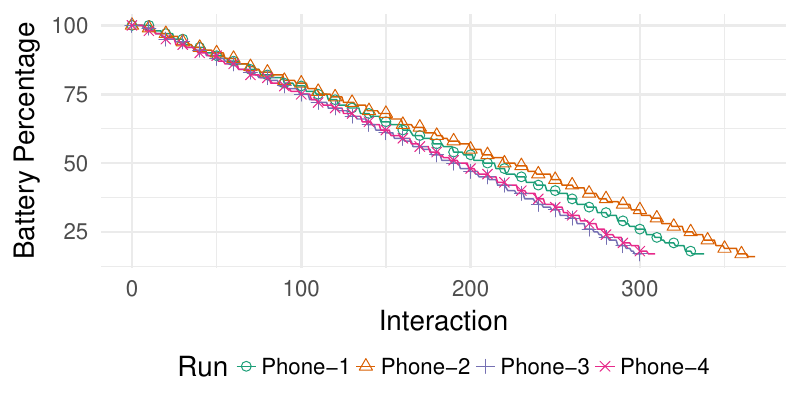

The R source for this figure:
# Unlike stoke.rb (please read top of file) I am not sure yet how to best organize plotting.
# It probably should all be contained in one file, stoke.R, and follow similar conventions
# as stoke.rb, but let's leave it seperate until we know more.  
#
# To run the script...
#
# Rscript convergence.R dat/convergence.dat 5 pdf/output.pdf
#
# where convergence.dat is generated from stoke.rb.

library(ggplot2)
library(grid)
library(dplyr)
library(lubridate)
library(RColorBrewer)
library(reshape2)

options <- commandArgs(trailingOnly = TRUE)
if (length(options) < 2) {
  print("Usage drain.R: [DRAIN DAT FILE] [OUTPUT PDF PATH] [IDEAL]")
  quit()
}

path  <- options[1]
outputpdf <- options[2]
#quality   <- as.numeric(options[3])

df <- read.table(paste(path, "drain.dat", sep="/"),sep="\t", head=T)
#df3 <- read.table(paste(path, "total-drain.dat", sep="/"), sep="\t", head=T)

pal <- brewer.pal(n=8,name="Dark2")
#colors <- c(pal[1],pal[2],pal[7],pal[8])

names=c("drain-1", "drain-2", "drain-3", "drain-4")
labels=c("Phone-1", "Phone-2", "Phone-3", "Phone-4")

df$name <- factor(df$name, levels=names)
#df3$name <- factor(df3$name, levels=names)

plot1 <- 
  ggplot(data=df, aes(x=interaction,y=drain,color=name,shape=name)) +
  geom_line() +
  geom_point(data=subset(df, interaction %% 10 == 0),size=3) +
  scale_colour_manual(name="Run",breaks=names,labels=labels,values=pal) +
  scale_shape_manual(name="Run",breaks=names,labels=labels,values=c(1,2,3,4)) +
  xlab("Interaction") +
  ylab("Battery Percentage") +
  theme_minimal(base_size=20) +
  theme(legend.position="bottom")

pdf(paste(outputpdf,"drain.pdf",sep="/"),height=4,width=8)
#
print(plot1)

#plot <- 
#  ggplot() +
#  geom_bar(data=df3, aes(x=name,y=joules,fill=name), stat="identity") + 
  #scale_y_continuous(labels=comma) +
#  scale_x_discrete(name="Run",
#                   breaks=names,
#                   labels=labels) +
#  scale_fill_manual(name="Run", 
#                    breaks=names,
#                    labels=labels,
#                    values=pal) +
#  xlab("Run") +
#  ylab("Energy (J)") +
#  theme_minimal(base_size=16) +
#  theme(legend.position="bottom")
#
#pdf(paste(outputpdf, "joules.pdf",sep="/"),height=4,width=4)
#print(plot)


#
#plot1 <- 
#  ggplot(data=df2, aes(x=count,y=metric,shape=name)) +
#  geom_line(size=0.25) +
#  geom_point(size=4,aes(color=meet)) +
#  xlab("Interaction") +
#  ylab("Energy") +
#  theme_minimal(base_size=16) +
#  theme(legend.position="bottom") +
#  geom_hline(yintercept=quality, colour="red4", linetype = "longdash") 
#
#pdf(paste(outputpdf,"last-binary.pdf",sep="/"),height=5,width=12)
#
#print(plot1)
#
#plot1 <- 
#  ggplot(data=df, aes(x=count,y=metric,shape=name,color=name)) +
#  geom_line(size=0.5) +
#  geom_point(size=3) +
#  scale_colour_brewer(name="Run",breaks=c("oracle", "l1","l2","pessimist"), labels=c("Oracle", "Search-1", "Search-2", "Pessimist"),palette="Set1") +
#  scale_shape_manual(name="Run",breaks=c("oracle", "l1","l2","pessimist"),labels=c("Oracle", "Search-1", "Search-2", "Pessimist"),values=c(1,2,3,4)) +
#  xlab("Count") +
#  ylab("Accuracy") +
#  theme_minimal(base_size=16) +
#  theme(legend.position="bottom") +
#  geom_hline(yintercept=quality, colour="red4", linetype = "longdash") 
#
#pdf(paste(outputpdf,"full-color.pdf",sep="/"),height=5,width=12)
#
#print(plot1)
#
#plot1 <- 
#  ggplot(data=df2, aes(x=count,y=metric,shape=name,color=name)) +
#  geom_line(size=0.5) +
#  geom_point(size=3) +
#  scale_colour_brewer(name="Run",breaks=c("oracle", "l1","l2","pessimist"), labels=c("Oracle", "Search-1", "Search-2", "Pessimist"),palette="Set1") +
#  scale_shape_manual(name="Run",breaks=c("oracle", "l1","l2","pessimist"),labels=c("Oracle", "Search-1", "Search-2", "Pessimist"),values=c(1,2,3,4)) +
#  xlab("Interactions") +
#  ylab("Energy") +
#  theme_minimal(base_size=16) +
#  theme(legend.position="bottom") +
#  geom_hline(yintercept=quality, colour="red4", linetype = "longdash") 
#
#pdf(paste(outputpdf,"last-color.pdf",sep="/"),height=5,width=12)
#
#print(plot1)
#

#ideal <- quality * 20

#df3$policy <- factor(df3$policy, levels=c("oracle", "l1", "l2", "l3", "pessimist"))

#plot <- 
#  ggplot() +
#  geom_bar(data=df3, aes(x=policy,y=energy,fill=policy), stat="identity") + 
#  #scale_y_continuous(labels=comma) +
#  scale_x_discrete(breaks=c("oracle", "l1", "l2", "l3", "pessimist"), 
#                   labels=c("Oracle", "Search-1", "Search-2", "Search-3", "Pessimist")) +
#  scale_fill_manual(name="Policy", 
#                    breaks=c("oracle", "l1", "l2", "l3", "pessimist"), 
#                    labels=c("Oracle", "Search-1", "Search-2", "Search-3", "Pessimist"),
#                    values=pal) +
#  xlab("Run") +
#  ylab("Energy (J)") +
#  theme_minimal(base_size=16) +
#  theme(legend.position="none") +
#  geom_hline(yintercept=ideal, colour="red4", linetype = "longdash") 
#
#pdf(paste(outputpdf, "last-consumed.pdf",sep="/"))
#print(plot)


